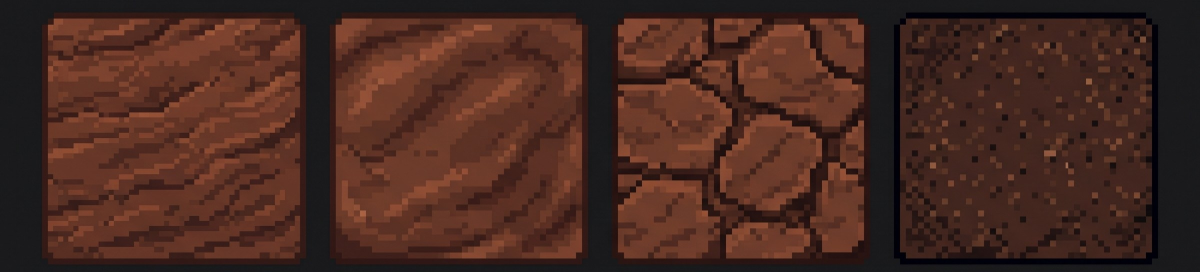
#> input picture assets/tilesets/clay-01.jpg, 2400 x 544 px (shown at 1/2 size); its folder holds only this picture in this run
$ python crop_tiles.py
#> lines starting #> are read from the running program, lines starting #| are printed output that depends on the picture; after the words box and inside, x2 and y2 are one past the last pixel; in counts of white or black regions, pixels touching at a corner belong together
"""Crop labelled tile sheets in assets/tilesets/*.jpg into 32x32 PNGs in web/public/tiles/.
Tiles are found as large non-background blocks; output is <sheet>_<n>.png in reading order."""
import glob, os, sys
import numpy as np
from PIL import Image

SRC, DST, SIZE = 'assets/tilesets', 'web/public/tiles', 32

def runs(mask, min_len):
    out, start = [], None
    for i, v in enumerate(list(mask) + [False]):
        if v and start is None: start = i
        elif not v and start is not None:
            if i - start >= min_len: out.append((start, i))
            start = None
    return out

def crop_sheet(path):
#> called with path = 'assets/tilesets/clay-01.jpg'
    img = Image.open(path).convert('RGB')
#> img is the input picture: PIL image 2400x544 RGB; mean R, G, B 73.2, 41.8, 33
    a = np.asarray(img).astype(int)
    bg = np.median(np.concatenate([a[:8].reshape(-1, 3), a[-8:].reshape(-1, 3)]), axis=0)
#> bg = [26, 26, 28]
    fg = np.abs(a - bg).sum(axis=2) > 30
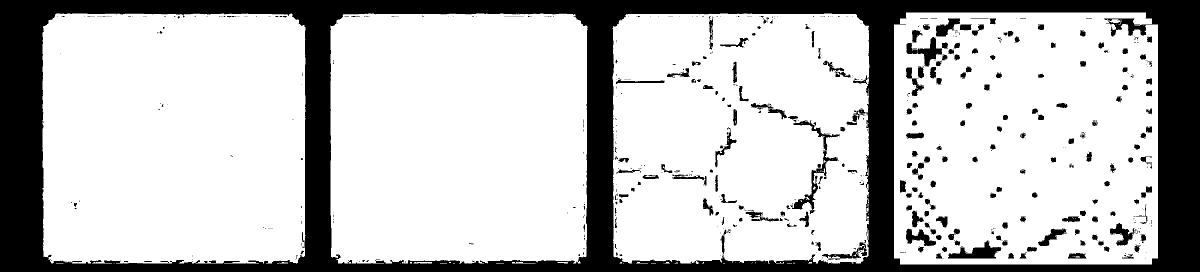
#> fg: shape (544, 2400) bool (shown at 1/2 size); 76% white; 756 black regions (531 under 20 px), largest, box (x1, y1, x2, y2) and area: (0, 0, 2400, 544) 278376, (1580, 241, 1679, 428) 2385, (1896, 481, 2003, 517) 1812
    tiles = []
    for c0, c1 in runs(fg.mean(axis=0) > 0.15, 150):
        for r0, r1 in runs(fg[:, c0:c1].mean(axis=1) > 0.6, 150):
            tiles.append((r0, c0, r1, c1))
#> this loop made 4 passes
#> (c0, c1) on passes 1 to 4: (85, 610), (661, 1174), (1226, 1738), (1788, 2316)
#> after the loop, tiles = [(28, 85, 522, 610), (28, 661, 522, 1174), (28, 1226, 522, 1738), (38, 1788, 529, 2316)]
    tiles.sort(key=lambda t: (round(t[0] / 200), t[1]))  # reading order
    name = os.path.splitext(os.path.basename(path))[0].replace(' ', '-')
    for n, (r0, c0, r1, c1) in enumerate(tiles):
        ins = int((r1 - r0) * 0.03)  # drop the dark outline / shadow
        box = (c0 + ins, r0 + ins, c1 - ins, r1 - ins)
        img.crop(box).resize((SIZE, SIZE), Image.BOX).save(f'{DST}/{name}_{n}.png')
#> this loop made 4 passes
#> (r0, c0, r1, c1, box) on passes 1 to 4: (28, 85, 522, 610, (99, 42, 596, 508)), (28, 661, 522, 1174, (675, 42, 1160, 508)), (28, 1226, 522, 1738, (1240, 42, 1724, 508)), (38, 1788, 529, 2316, (1802, 52, 2302, 515))
#> pass 1, in crop_sheet, `img.crop(box).resize((SIZE, SIZE), Image.BOX).save(f'{DST}/{name}_{n}...`:
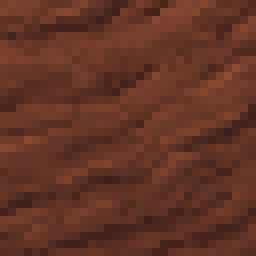
#> saved as clay-01_0.png: PIL image 32x32 RGB (shown 8 times larger); mean R, G, B 99, 52.3, 38.1
#> pass 2, in crop_sheet, `img.crop(box).resize((SIZE, SIZE), Image.BOX).save(f'{DST}/{name}_{n}...`:
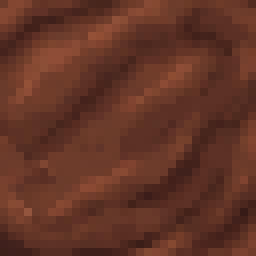
#> saved as clay-01_1.png: PIL image 32x32 RGB (shown 8 times larger); mean R, G, B 98.9, 52.9, 38.5
    print(name, len(tiles))
#| clay-01 4

for old in glob.glob(f'{DST}/*.png'): os.remove(old)  # outputs are fully regenerated
for p in sorted(glob.glob(f'{SRC}/*.jpg')): crop_sheet(p)

$ run again, on assets/tilesets/loam-01.jpg
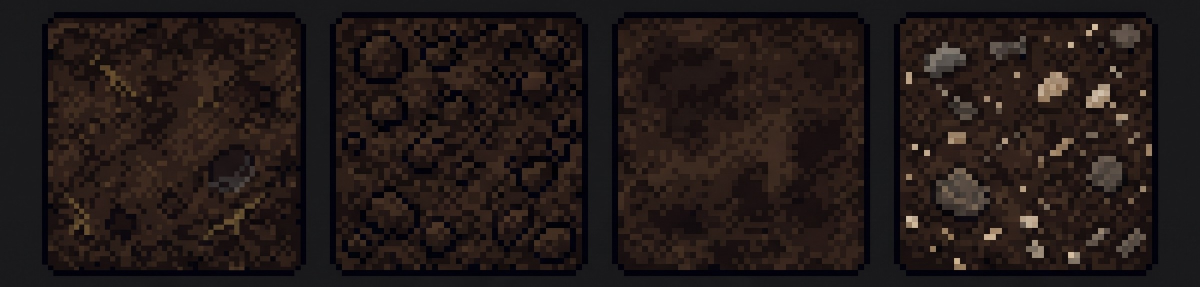
#> input picture assets/tilesets/loam-01.jpg, 2400 x 573 px (shown at 1/2 size)
#> in crop_sheet, img is the input picture: PIL image 2400x573 RGB; mean R, G, B 34.9, 25.8, 23.8
#> bg = [25, 25, 27]
#> in crop_sheet, `fg = np.abs(a - bg).sum(axis=2) > 30`:
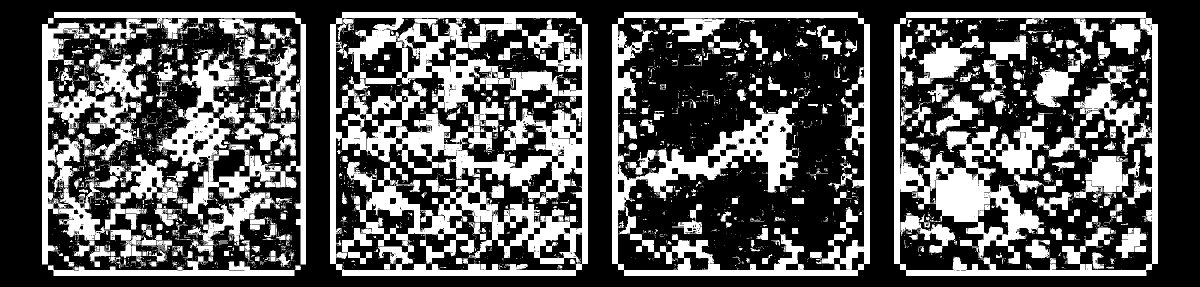
#> fg: shape (573, 2400) bool (shown at 1/2 size); 34% white; 4160 white regions (3626 under 20 px), largest, box (x1, y1, x2, y2) and area: (660, 24, 1176, 552) 121891, (1224, 24, 1740, 552) 56620, (1788, 24, 2316, 552) 32785
#> the loop in crop_sheet, `for c0, c1 in runs(fg.mean(axis=0) > 0.15, 150):` made 4 passes
#> (c0, c1) on passes 1 to 4: (84, 592), (676, 1176), (1224, 1596), (1801, 2316)
#> after the loop in crop_sheet, `for c0, c1 in runs(fg.mean(axis=0) > 0.15, 150):`: tiles = []
#| loam-01 0

$ run again, on assets/tilesets/meteorit-rhodium-ruby-diamond.jpg
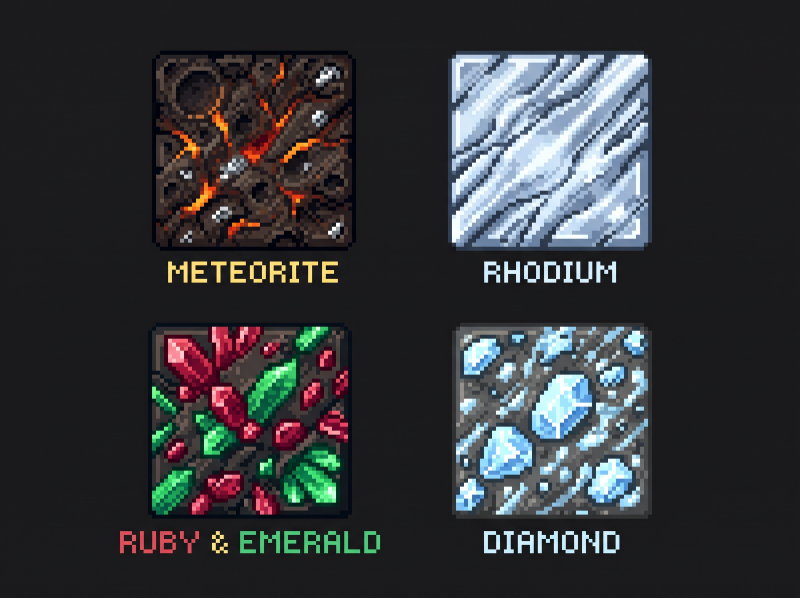
#> input picture assets/tilesets/meteorit-rhodium-ruby-diamond.jpg, 2400 x 1792 px (shown at 1/3 size)
#> in crop_sheet, img is the input picture: PIL image 2400x1792 RGB; mean R, G, B 52.3, 53.9, 56.8
#> bg = [27, 27, 29]
#> in crop_sheet, `fg = np.abs(a - bg).sum(axis=2) > 30`:
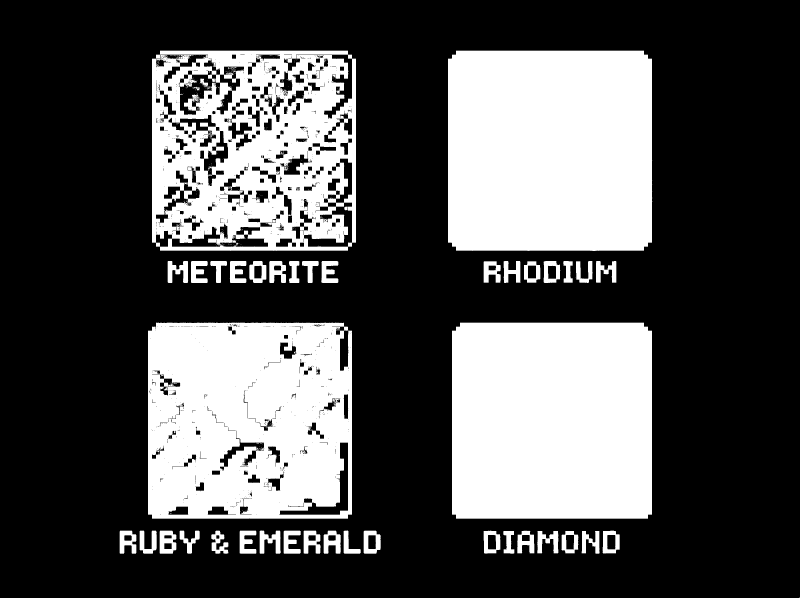
#> fg: shape (1792, 2400) bool (shown at 1/3 size); 32.1% white; 552 white regions (501 under 20 px), largest, box (x1, y1, x2, y2) and area: (1344, 152, 1957, 753) 365501, (1356, 968, 1956, 1556) 351648, (444, 968, 1056, 1556) 327079
#> the loop in crop_sheet, `for c0, c1 in runs(fg.mean(axis=0) > 0.15, 150):` made 2 passes
#> (c0, c1) on passes 1 to 2: (444, 1068), (1344, 1956)
#> after the loop in crop_sheet, `for c0, c1 in runs(fg.mean(axis=0) > 0.15, 150):`: tiles = [(306, 444, 595, 1068), (969, 444, 1532, 1068), (152, 1344, 752, 1956), (968, 1344, 1556, 1956)]
#> the loop in crop_sheet, `for n, (r0, c0, r1, c1) in enumerate(tiles):` made 4 passes
#> (r0, c0, r1, c1, ins, box) on passes 1 to 4: (152, 1344, 752, 1956, 18, (1362, 170, 1938, 734)), (306, 444, 595, 1068, 8, (452, 314, 1060, 587)), (969, 444, 1532, 1068, 16, (460, 985, 1052, 1516)), (968, 1344, 1556, 1956, 17, (1361, 985, 1939, 1539))
#> pass 2, in crop_sheet, `img.crop(box).resize((SIZE, SIZE), Image.BOX).save(f'{DST}/{name}_{n}...`:
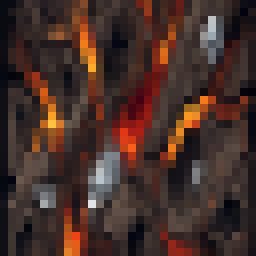
#> saved as meteorit-rhodium-ruby-diamond_1.png: PIL image 32x32 RGB (shown 8 times larger); mean R, G, B 70.2, 46.9, 41
#| meteorit-rhodium-ruby-diamond 4

$ run again, on assets/tilesets/sand and dirts.jpg
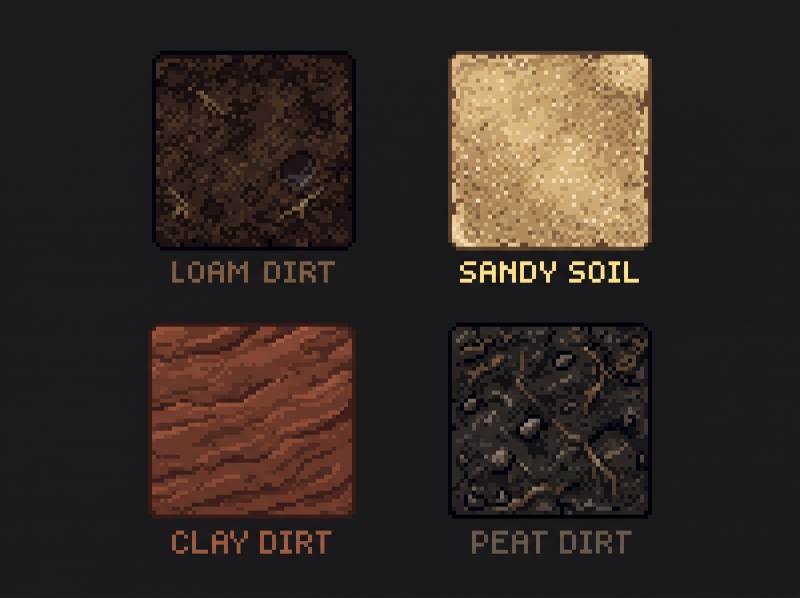
#> input picture assets/tilesets/sand and dirts.jpg, 2400 x 1792 px (shown at 1/3 size)
#> in crop_sheet, img is the input picture: PIL image 2400x1792 RGB; mean R, G, B 50.3, 41, 36.5
#> bg = [27, 27, 29]
#> in crop_sheet, `fg = np.abs(a - bg).sum(axis=2) > 30`:
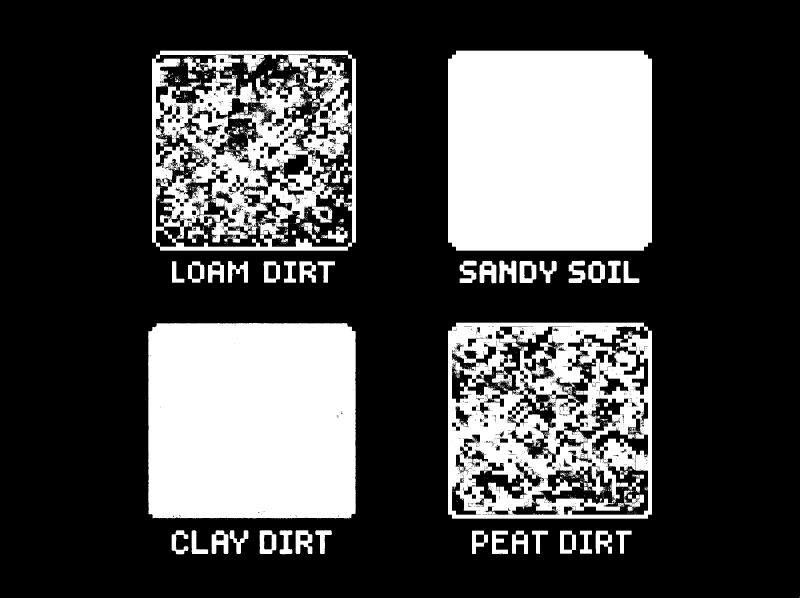
#> fg: shape (1792, 2400) bool (shown at 1/3 size); 28.3% white; 2586 white regions (2418 under 20 px), largest, box (x1, y1, x2, y2) and area: (1344, 152, 1956, 752) 365478, (444, 969, 1067, 1555) 362072, (1344, 968, 1956, 1556) 216966
#> the loop in crop_sheet, `for c0, c1 in runs(fg.mean(axis=0) > 0.15, 150):` made 2 passes
#> (c0, c1) on passes 1 to 2: (445, 1068), (1344, 1956)
#> after the loop in crop_sheet, `for c0, c1 in runs(fg.mean(axis=0) > 0.15, 150):`: tiles = [(970, 445, 1554, 1068), (152, 1344, 752, 1956)]
#> the loop in crop_sheet, `for n, (r0, c0, r1, c1) in enumerate(tiles):` made 2 passes
#> (r0, c0, r1, c1, ins, box) on passes 1 to 2: (152, 1344, 752, 1956, 18, (1362, 170, 1938, 734)), (970, 445, 1554, 1068, 17, (462, 987, 1051, 1537))
#> pass 2, in crop_sheet, `img.crop(box).resize((SIZE, SIZE), Image.BOX).save(f'{DST}/{name}_{n}...`:
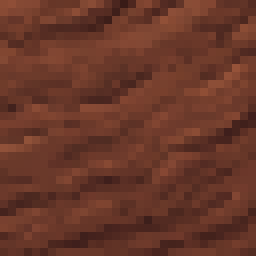
#> saved as sand-and-dirts_1.png: PIL image 32x32 RGB (shown 8 times larger); mean R, G, B 104.3, 55.5, 41.3
#| sand-and-dirts 2
